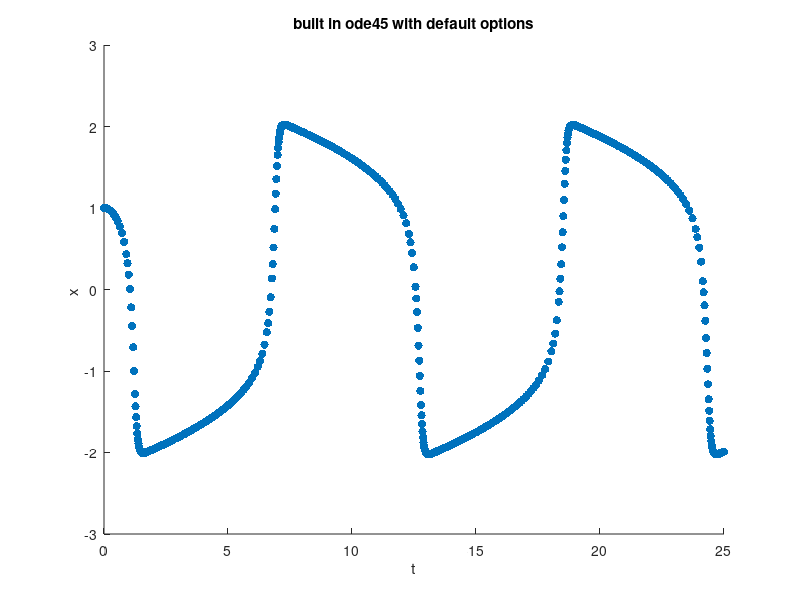
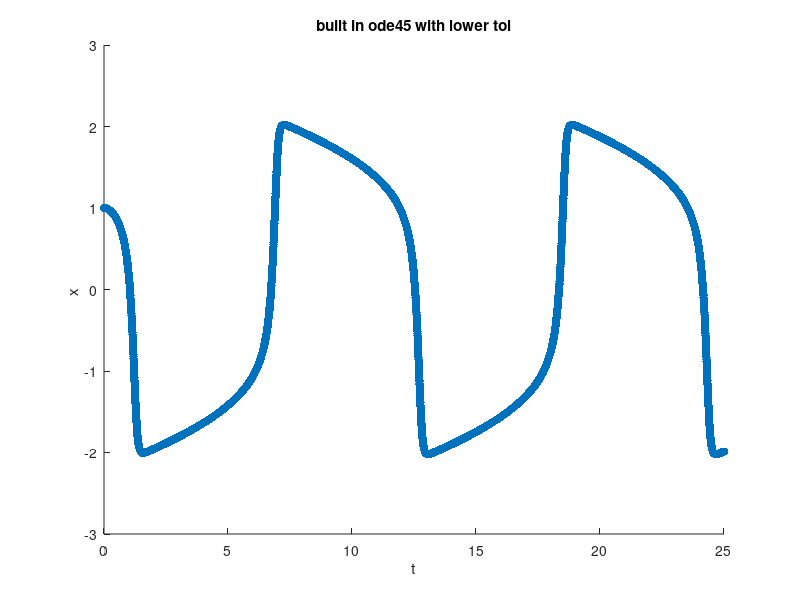
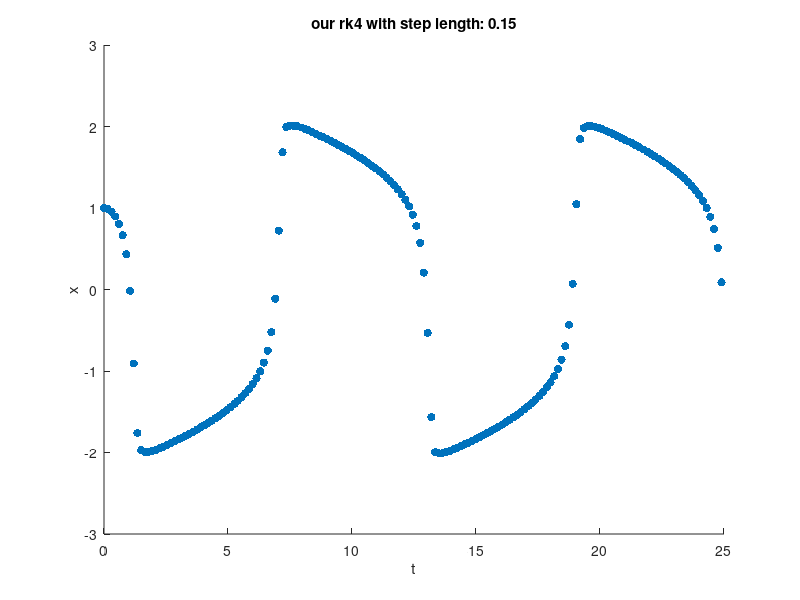

These charts were generated, in order, by the following MATLAB code:
clc, clear, clf
%our system

u = 5;
tf = 25;
x0 = 1;
y0 = 0;
deltat = 0.15; % STEP LENGTH (VARIABLE)

% xprim = f(t,X) 
f = @(t,X)[X(2);u*(1-X(1)^2)*X(2)-X(1)];

%default ode of vanderpol
options = odeset(); %default settings
[ode_t, ode_X] = ode45(f, [0 tf], [x0;y0], options);
scatter(ode_t, ode_X(:,1), 'filled', 'blue')
title('built in ode45 with default options');
xlabel('t')
ylabel('x ') 

%i observe a cyclical, sawtooth pattern ?

%vanderpol with tighter tolerances
figure;
options = odeset('AbsTol',1e-8,'RelTol',1e-8);
[ode_t, ode_X] = ode45(f, [0 tf], [x0;y0], options);
scatter(ode_t, ode_X(:,1), 'filled', 'green')
title('built in ode45 with lower tol');
xlabel('t')
ylabel('x ') 


%our ode for rk4

Xk = [x0;y0]; %seeding with start values
rk_X = Xk; 
rk_t = 0;

N = round(tf / deltat); % number of steps/iterations

for k=0:N-1

    t=k*deltat; %actual time 
    %rk method from p.166 in book
    k1 = f(k,Xk);
    k2 = f(k + (deltat/2), Xk + (deltat/2) * k1);
    k3 = f(k + (deltat/2), Xk + (deltat/2) * k2);
    k4 = f(k + deltat, Xk + deltat*k3);

    Xnext = Xk + deltat * ( ...
        (1/6 * k1) ...
        + (1/3 * k2) ...
        + (1/3 * k3) ...
        + (1/6 * k4) ...
    );
    Xk = Xnext;

    % store it
    rk_X = [rk_X, Xk];
    rk_t = [rk_t, t+deltat];

end

%plot our rk4 
figure;
scatter(rk_t, rk_X(1,:), 'red', 'filled');
xlim([0 tf])
xlabel('t');
ylabel('x');
title(['our rk4 with step length: ' num2str(deltat)]);

%notes.  
%We can see that we get an acceptable comparison
%with a stepsize as large as 0.15. If we try to go over
% that step size, the approximation completely
% breaks down to values of 2.4e32
% this is because apparently a vanderpol is a 
% stiff system with high u, which makes it unstable
% for big step sizes. So our rk4 doesnt "know" that
% the huge gradient on the flank of the sawtooth
% doesnt continue like that forever so it massively
% overshoots. 
% The reason ode45 can do it so elegantly is because
% it has methods in place to regulate stepsize
% so that its appropriate for the system. 